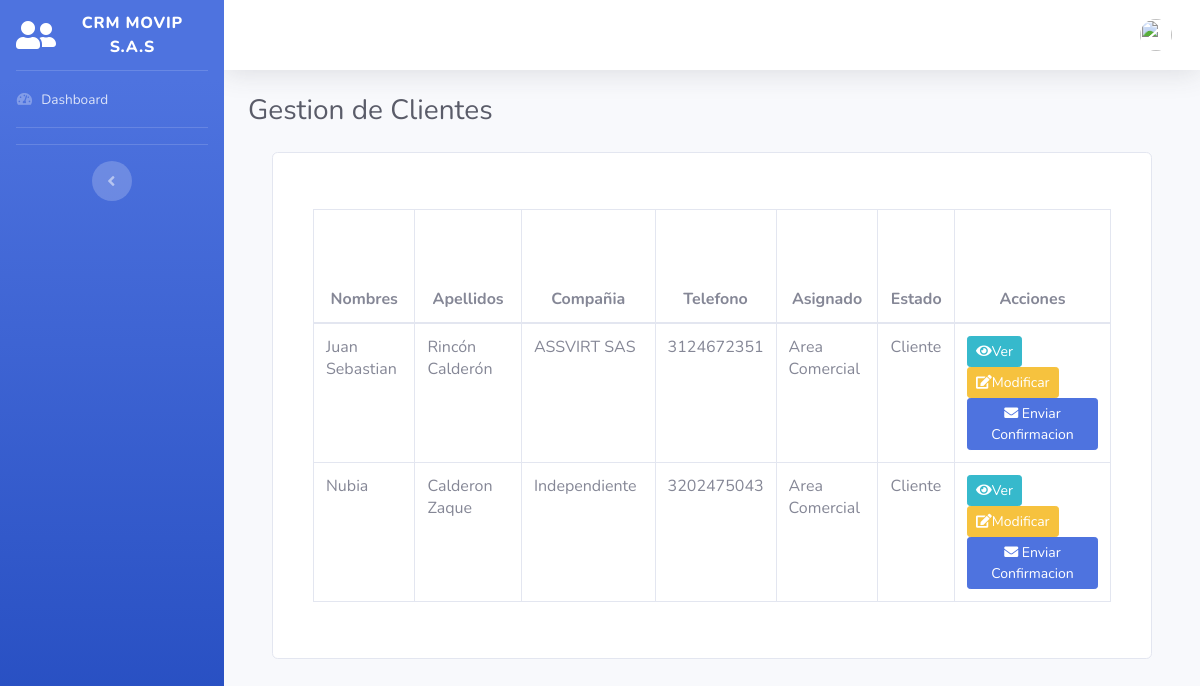
/GestionarClientes, run on the app's committed database.
### tables this page shows
CREATE TABLE `leads` (
  `id_lead` int(10) NOT NULL,
  `nombre_lead` varchar(50) NOT NULL,
  `segundo_nombre_lead` varchar(50) NOT NULL,
  `primer_apellido_lead` varchar(50) NOT NULL,
  `segundo_apellido_lead` varchar(50) NOT NULL,
  `tipodocumento_lead` varchar(100) NOT NULL,
  `documento_lead` int(20) NOT NULL,
  `telefono_lead` bigint(100) NOT NULL,
  `email_lead` varchar(50) NOT NULL,
  `departamento_lead` varchar(100) NOT NULL,
  `ciudad_lead` varchar(30) NOT NULL,
  `direccion_lead` varchar(100) NOT NULL,
  `estado_lead` int(20) NOT NULL,
  `compañia_lead` varchar(100) NOT NULL,
  `asignado_lead` varchar(30) NOT NULL,
  `comentario_lead` text NOT NULL,
  `recurso_lead` varchar(50) NOT NULL
);

### gestionarclientes.php (the view, shortened to what this page needs)
<?php
include("conlead.php");
?>
<!DOCTYPE html>
<html lang="en">
<head>
  <link href="vendor/fontawesome-free/css/all.min.css" rel="stylesheet" type="text/css">
  <link href="css/sb-admin-2.min.css" rel="stylesheet">
</head>
<body id="page-top">
  <div id="wrapper">
    <ul class="navbar-nav bg-gradient-primary sidebar sidebar-dark accordion" id="accordionSidebar">
      <a class="sidebar-brand d-flex align-items-center justify-content-center" href="principal">
        <div class="sidebar-brand-icon">
          <i class="fas fa-user-friends"></i>
        </div>
        <div class="sidebar-brand-text mx-3">CRM Movip S.A.S</div>
      </a>
      <hr class="sidebar-divider my-0">
      <li class="nav-item">
        <a class="nav-link" href="principal">
          <i class="fas fa-fw fa-tachometer-alt"></i>
          <span>Dashboard</span></a>
      </li>
      <hr class="sidebar-divider">
      <hr class="sidebar-divider d-none d-md-block">
      <div class="text-center d-none d-md-inline">
        <button class="rounded-circle border-0" id="sidebarToggle"></button>
      </div>
    </ul>
    <div id="content-wrapper" class="d-flex flex-column">
      <div id="content">
        <nav class="navbar navbar-expand navbar-light bg-white topbar mb-4 static-top shadow">
          <ul class="navbar-nav ml-auto">
            <li class="nav-item dropdown no-arrow">
              <a class="nav-link dropdown-toggle" href="#" id="userDropdown" role="button" data-toggle="dropdown" aria-haspopup="true" aria-expanded="false">
                <img class="img-profile rounded-circle" src="https://source.unsplash.com/QAB-WJcbgJk/60x60">
              </a>
            </li>
          </ul>
        </nav>
        <div class="container-fluid">
          <div class="d-sm-flex align-items-center justify-content-between mb-4">
            <h1 class="h3 mb-0 text-gray-800">Gestion de Clientes</h1>
          </div>
          <fieldset>
            <div class="container p-8">
              <div class="group">
                <div class="card card-body">
                  <div class="card-body">
                    <div class="table-responsive">
                      <table id="data_table" class="table table-bordered" cellspacing="0" width="100%">
                        <thead>
                          <tr>
                            <th>
                              <center>Nombres </center>
                            </th>
                            <th>
                              <center>Apellidos </center>
                            </th>
                            <th>
                              <center>Compañia</center>
                            </th>
                            <th>
                              <center>Telefono</center>
                            </th>
                            <th>
                              <center>Asignado</center>
                            </th>
                            <th>
                              <center>Estado</center>
                            </th>
                            <th>
                              <center>Acciones</center>
                            </th>
                          </tr>
                        </thead>
                        <?php
                        $sql = "SELECT * FROM leads WHERE estado_lead = '1' && id_lead <> '1'";
                        $result = mysqli_query($conexion2, $sql);
                        while ($mostrar = mysqli_fetch_array($result)) {
                          echo "<tr>";
                          echo "<td>";
                          echo $mostrar['nombre_lead'], ' ', $mostrar['segundo_nombre_lead'];
                          echo "</td>";
                          echo "<td>";
                          echo $mostrar['primer_apellido_lead'], ' ', $mostrar['segundo_apellido_lead'];
                          echo "</td>";
                          echo "<td>";
                          echo $mostrar['compañia_lead'];
                          echo "</td>";
                          echo "<td>";
                          echo $mostrar['telefono_lead'];
                          echo "</td>";
                          echo "<td>";
                          echo $mostrar['asignado_lead'];
                          echo "</td>";
                          echo "<td>";
                          if ($mostrar['estado_lead'] = '1') {
                            echo 'Cliente';
                          }
                          echo "</td>";
                          echo "<colspan='24'><div class='btn-group'><th>
                              <a href='vercliente?id=$mostrar[id_lead] + $mostrar[email_lead]'><button type='button' class='btn btn-outline-info btn-sm active'><i class='fa fa-eye'></i>Ver</button></a>
                              <a href='modificarlead?id=$mostrar[id_lead]'><button type='button' class='btn btn-outline-warning btn-sm active'><i class='fa fa-edit'></i>Modificar</button></a>
                              <a href='formcorreo?id=$mostrar[id_lead] + $mostrar[email_lead]'><button type='button' class='btn btn-sm btn-primary'><i class='fa fa-envelope '></i> Enviar Confirmacion</button></a>";
                        }
                        ?>
                      </table>
                    </div>
                  </div>
                </div>
              </div>
            </div>
        </div>
      </div>
    </div>
  </div>
</body>
</html>

### data on the page
leads: nombre_lead "Juan", segundo_nombre_lead "Sebastian", primer_apellido_lead "Rincón", segundo_apellido_lead "Calderón", compañia_lead "ASSVIRT SAS", telefono_lead "3124672351", asignado_lead "Area Comercial"
leads: nombre_lead "Nubia", primer_apellido_lead "Calderon", segundo_apellido_lead "Zaque", compañia_lead "Independiente", telefono_lead "3202475043", asignado_lead "Area Comercial"
